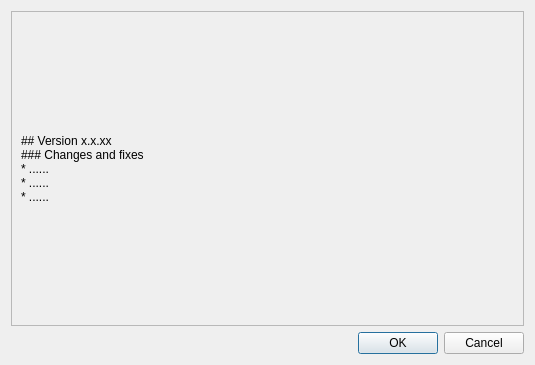
<?xml version="1.0" encoding="UTF-8"?>
<ui version="4.0">
 <class>RecentUpdatesDialog</class>
 <widget class="QDialog" name="RecentUpdatesDialog">
  <property name="geometry">
   <rect>
    <x>0</x>
    <y>0</y>
    <width>535</width>
    <height>365</height>
   </rect>
  </property>
  <property name="windowTitle">
   <string>GWEpp: recent updates</string>
  </property>
  <layout class="QGridLayout" name="gridLayout">
   <item row="0" column="0">
    <widget class="QScrollArea" name="scrollArea">
     <property name="horizontalScrollBarPolicy">
      <enum>Qt::ScrollBarAlwaysOff</enum>
     </property>
     <property name="widgetResizable">
      <bool>true</bool>
     </property>
     <widget class="QWidget" name="scrollAreaWidgetContents">
      <property name="geometry">
       <rect>
        <x>0</x>
        <y>0</y>
        <width>515</width>
        <height>314</height>
       </rect>
      </property>
      <layout class="QGridLayout" name="gridLayout_2">
       <item row="0" column="0">
        <widget class="QLabel" name="label_changelog_text">
         <property name="text">
          <string>## Version x.x.xx
### Changes and fixes
* ......
* ......
* ......</string>
         </property>
         <property name="textFormat">
          <enum>Qt::MarkdownText</enum>
         </property>
         <property name="wordWrap">
          <bool>true</bool>
         </property>
        </widget>
       </item>
      </layout>
     </widget>
    </widget>
   </item>
   <item row="1" column="0">
    <widget class="QDialogButtonBox" name="buttonBox">
     <property name="standardButtons">
      <set>QDialogButtonBox::Cancel|QDialogButtonBox::Ok</set>
     </property>
    </widget>
   </item>
  </layout>
 </widget>
 <resources/>
 <connections/>
</ui>
